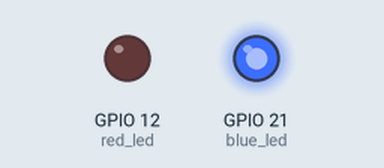
Bench run of a program on a simulated Raspberry Pi (BCM pin numbers). Shown: output pins drawn as LEDs (lit = HIGH).

Above: at 0.1 s.
Timing chart, 0 to 1.6 s (numbered marks = the images above):
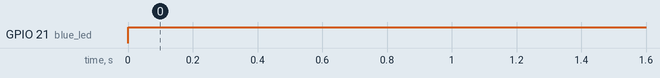

Measured:
- by itself, GPIO 21 (blue_led): LOW → HIGH at 0.00 s

The program:

blue_led_blink_2.py
```python
from gpiozero import LED
from gpiozero.pins.pigpio import PiGPIOFactory
from time import sleep

factory = PiGPIOFactory()
blue_led = LED(pin="GPIO21",pin_factory=factory)
red_led = LED(pin="GPIO12",pin_factory=factory)


def loop():
    while True:
        if not red_led.is_active :
            blue_led.on()
            sleep(1)
            blue_led.off()

def destroy():
    blue_led.close()

if __name__ == "__main__":
    try:
        loop()
    except KeyboardInterrupt:
        destroy()
        
```
